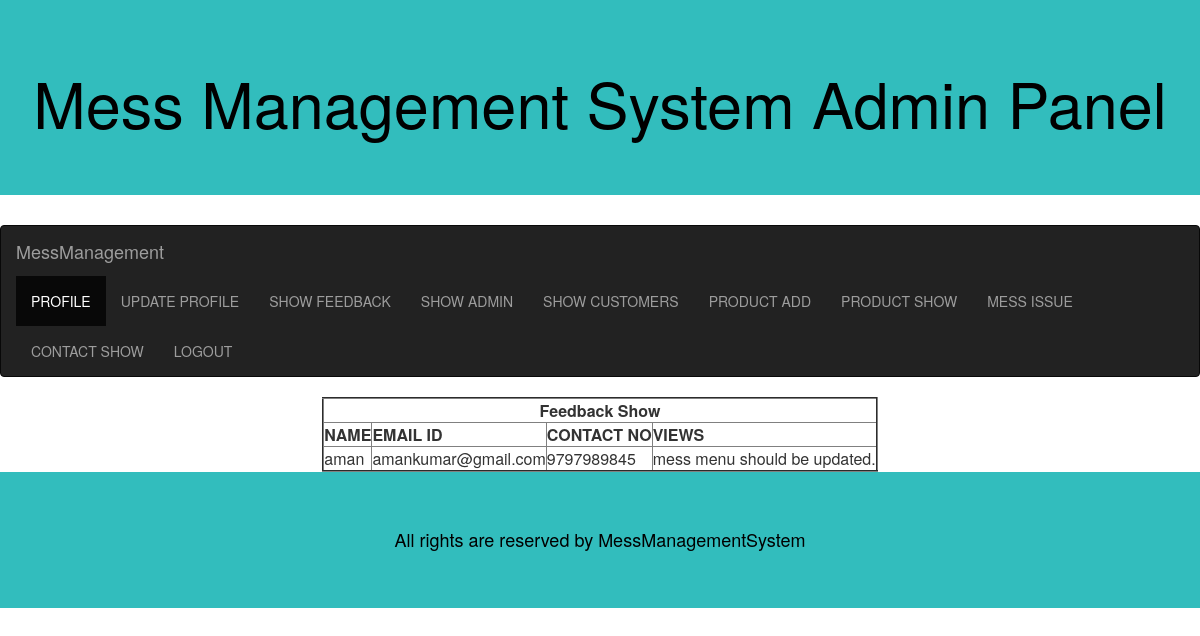
/messmanagementsystem/journey/feedbackshow.php, run on the app's committed database.
### tables this page shows
CREATE TABLE IF NOT EXISTS `feedback` (
  `name` varchar(30) DEFAULT NULL,
  `emailid` varchar(30) DEFAULT NULL,
  `contactno` varchar(30) DEFAULT NULL,
  `views` varchar(200) DEFAULT NULL
);

### messmanagementsystem/journey/feedbackshow.php (the view, shortened to what this page needs)
<?php
include("adminheader.php");
?>
<?php
$query="select * from  feedback";
$result=mysql_query($query) or die(mysql_error());
echo"<table border='2' align='center' ><tr><td  colspan='4' align='center'><b>Feedback Show</b></td></tr><tr><th>NAME</th><th>EMAIL ID</th><th>CONTACT NO</th><th>VIEWS</th></tr>";
while($row=mysql_fetch_array($result))
{
echo"<tr><td>".$row['name']."</td><td>".$row['emailid']."</td><td>".$row['contactno']."</td><td>".$row['views']."</td></tr>";
}
echo"</table>";
?>
<?php
include("footer.php");
?>

### data on the page
feedback: name "aman", emailid "amankumar@gmail.com", contactno "9797989845", views "mess menu should be updated."
